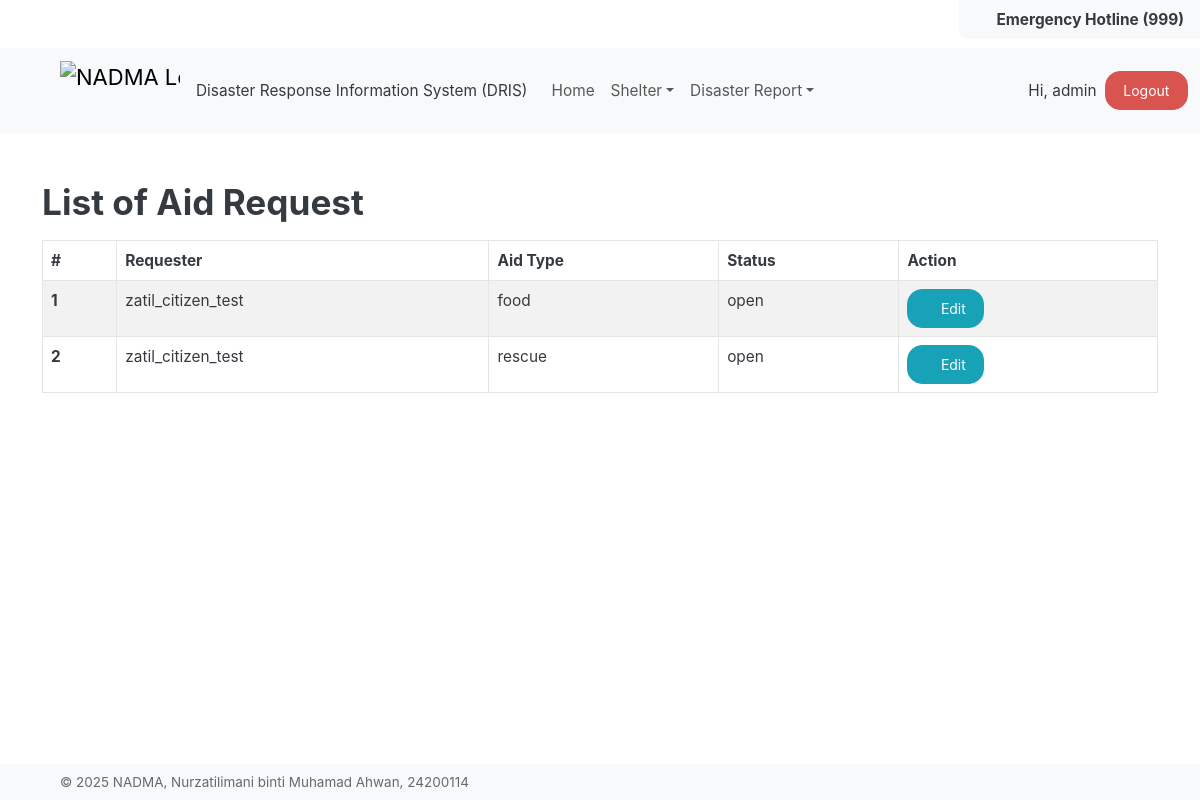
Screenshot of /aid/list (signed in) with the database file from the repository.
### UserManagement/models.py (models this page shows, shortened)
class CustomUser(AbstractUser):
    phone_number = models.CharField(max_length=15, blank=True, null=True)
    role = models.ForeignKey(Role, on_delete=models.SET_NULL, null=True, blank=True, related_name='users')
    created_at = models.DateTimeField(auto_now_add=True)

### AidRequestManagement/models.py (models this page shows, shortened)
class AidRequest(models.Model):
    id = models.AutoField(primary_key=True)
    requester_name = models.CharField(max_length=255)
    aid_type = models.CharField(max_length=255)
    description = models.TextField(blank=True, null=True)
    shelter_id = models.ForeignKey(Shelter, on_delete=models.CASCADE, related_name='aid_requests', null=True, blank=True)
    address = models.CharField(max_length=255)
    phone_number = models.CharField(max_length=15, blank=True, null=True)
    email = models.EmailField(max_length=255)
    status = models.CharField(max_length=50, choices=[
        ('open', 'Open'),
        ('in_progress', 'In Progress'),
        ('completed', 'Completed'),
        ('closed', 'Closed')
    ], default='open')
    created_by = models.ForeignKey(Citizen, on_delete=models.CASCADE, related_name='created_aid_requests')
    created_at = models.DateTimeField(auto_now_add=True)
    updated_by = models.ForeignKey(Authority, on_delete=models.CASCADE, related_name='updated_aid_requests', null=True, blank=True)
    updated_at = models.DateTimeField(auto_now=True)

### AidRequestManagement/views.py (the view, shortened to what this page needs)
# urls.py: path("list", AidRequestView.as_view(), name="aid_request_list"),
class AidRequestView(View):
    def get(self, request):
        aid_requests = AidRequest.objects.all()
        columns = get_aid_request_columns()
        edit_id = request.GET.get('edit')
        show_modal = False
        data = request.GET if request.GET else None
        fieldConfig = get_aid_request_field_config(data=data, request=request)
        return render(request, 'aid-request/index.html', {
            'data': aid_requests,
            'columns': columns,
            'fieldConfig': fieldConfig,
            'show_modal': show_modal,
            'edit_id': edit_id or '',
        })

### AidRequestManagement/views.py (called while the page is built)
def get_aid_request_columns():
    return [
        {'key': 'requester_name', 'label': 'Requester'},
        {'key': 'aid_type', 'label': 'Aid Type'},
        {'key': 'status', 'label': 'Status'},
        {
            'label': 'Action',
            'type': 'action',
            'actions': [
                {
                    'url_name': '',
                    'label': 'Edit',
                    'class': 'btn-info'
                }
            ]
        }
    ]

### common/templatetags/shared_extras.py (called while the page is built)
@register.filter
def get_item(obj, key):
    if isinstance(obj, dict):
        return obj.get(key)
    return getattr(obj, key, None)

### templates/aid-request/index.html (shortened to what this page needs)
{% extends "base.html" %}
{% block content %}
<div class="container mt-3">
  <div class="d-flex align-items-center mb-3">
    <h2 class="flex-grow-1 mb-0">List of Aid Request</h2>
  </div>
  {% include "components/table/table.html" with columns=columns data=data %}
</div>
{% endblock %}

### templates/base/navigation.html (shortened to what this page needs)
{% load static %}
<nav class="navbar navbar-expand-lg bg-body-tertiary" data-bs-theme="light">
  <div class="container-fluid ms-5">
    <a class="navbar-brand" href="#">
      <img
        src="{% static 'img/nadma-logo.png' %}"
        alt="NADMA Logo"
        width="120"
        height="60"
        class="d-inline-block align-top"
      />
    </a>
    <span>Disaster Response Information System (DRIS)</span>
    <div class="collapse navbar-collapse ms-3" id="navbarColor01">
      <ul class="navbar-nav me-auto">
        <li class="nav-item">
          <a
            class="nav-link {% if request.path == '/' %}active{% endif %}"
            href="{% url 'home' %}"
          >
            Home
          </a>
        </li>
        <li class="nav-item dropdown">
          <a
            class="nav-link dropdown-toggle"
            data-bs-toggle="dropdown"
            href="#"
            role="button"
            aria-haspopup="true"
            aria-expanded="false"
            >Shelter</a
          >
        </li>
        {% if request.user.is_authenticated %}
             <li class="nav-item dropdown">
            <a
              class="nav-link dropdown-toggle"
              data-bs-toggle="dropdown"
              href="#"
              role="button"
              aria-haspopup="true"
              aria-expanded="false"
              >Disaster Report</a
            >
          </li>
        {% endif %}
      </ul>
  <div class="d-flex align-items-center">
  {% if not request.user.is_authenticated %}
    <a class="btn btn-success me-2" href="{% url 'auth:login' %}">Login</a>
    <a class="btn btn-primary" href="{% url 'auth:register' %}">Register</a>
  {% else %}
    <span class="me-2 align-middle">Hi, {{ request.user.username }}</span>
    <a class="btn btn-danger align-middle" href="{% url 'auth:logout' %}">Logout</a>
  {% endif %}
</div>
    </div>
  </div>
</nav>

### templates/components/table/table.html (shortened to what this page needs)
{% load shared_extras %}
<link rel="stylesheet" href="https://cdn.datatables.net/1.13.7/css/dataTables.bootstrap5.min.css"/>
<table id="datatable" class="table table-striped table-bordered">
  <thead>
    <tr>
      <th>#</th>
      {% for col in columns %}
        <th>{{ col.label }}</th>
      {% endfor %}
    </tr>
  </thead>
 <tbody>
    {% for row in data %}
      <tr>
        <th scope="row">{{ forloop.counter }}</th>
        {% for col in columns %}
          <td>
            {% if col.type == "action" %}
              {% for action in col.actions %}
                {% if action.label == "Edit" %}
                  <a href="?edit={{ row.id }}" class="btn {{ action.class|default:'btn-primary' }}">
                    <i class="fas fa-pencil-alt"></i> Edit
                  </a>
                {% else %}
                  <a href="" class="btn btn-sm {{ action.class|default:'btn-primary' }}">{{ action.label }}</a>
                {% endif %}
              {% endfor %}
            {% else %}
              {{ row|get_item:col.key }}
            {% endif %}
          </td>
        {% endfor %}
      </tr>
    {% endfor %}
</tbody>
</table>

### rows the page displays
CustomUser: user.username "admin"
AidRequest: columns "zatil_citizen_test" "food" "open"
AidRequest: columns "zatil_citizen_test" "rescue" "open"

### other values shown
{{ col.label }} "Requester" "Aid Type" "Status" "Action"
